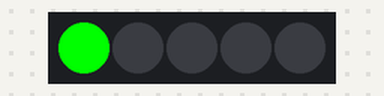
This sketch was run on a simulated Arduino Uno, built with avr-gcc and run on an emulated ATmega328P. Shown: 5 RGB LEDs in strip order, left to right.

Above: at 0.05 s.
At 0.45 s:
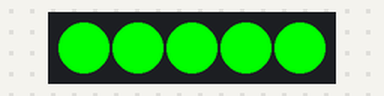
At 1.0 s:
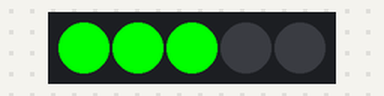
Timing chart, 0 to 40.0 s (numbered marks = the images above):
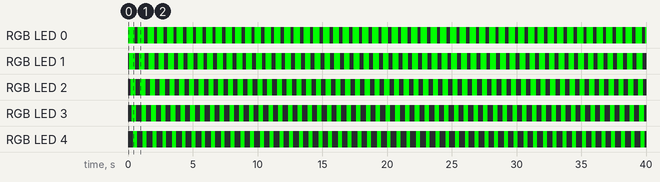

Measured:
- by itself, RGB LED 0: alternates RGB(0, 255, 0) for 0.50 s and off for 0.25 s
- by itself, RGB LED 1: alternates RGB(0, 255, 0) for 0.45 s and off for 0.30 s
- by itself, RGB LED 2: alternates RGB(0, 255, 0) for 0.40 s and off for 0.35 s
- by itself, RGB LED 3: alternates RGB(0, 255, 0) for 0.35 s and off for 0.40 s
- by itself, RGB LED 4: alternates RGB(0, 255, 0) for 0.30 s and off for 0.45 s

The sketch:

color_wipe.ino
```cpp
#include "FastLED.h"
#define NUM_LEDS 5
CRGB leds[NUM_LEDS];
#define PIN 6

void setup()
{
  FastLED.addLeds<WS2812B, PIN, GRB>(leds, NUM_LEDS).setCorrection( TypicalLEDStrip );
}


void loop() {
  colorWipe(0x00, 0xff, 0x00, 100);
  colorWipe(0x00, 0x00, 0x00, 50);
}

void colorWipe(byte red, byte green, byte blue, int SpeedDelay) {
  for (uint16_t i = 0; i < NUM_LEDS; i++) {
    setPixel(i, red, green, blue);
    showStrip();
    delay(SpeedDelay);
  }
}


void showStrip() {
#ifdef ADAFRUIT_NEOPIXEL_H
  // NeoPixel
  strip.show();
#endif
#ifndef ADAFRUIT_NEOPIXEL_H
  // FastLED
  FastLED.show();
#endif
}

void setPixel(int Pixel, byte red, byte green, byte blue) {
#ifdef ADAFRUIT_NEOPIXEL_H
  // NeoPixel
  strip.setPixelColor(Pixel, strip.Color(red, green, blue));
#endif
#ifndef ADAFRUIT_NEOPIXEL_H
  // FastLED
  leds[Pixel].r = red;
  leds[Pixel].g = green;
  leds[Pixel].b = blue;
#endif
}

void setAll(byte red, byte green, byte blue) {
  for (int i = 0; i < NUM_LEDS; i++ ) {
    setPixel(i, red, green, blue);
  }
  showStrip();
}
```
